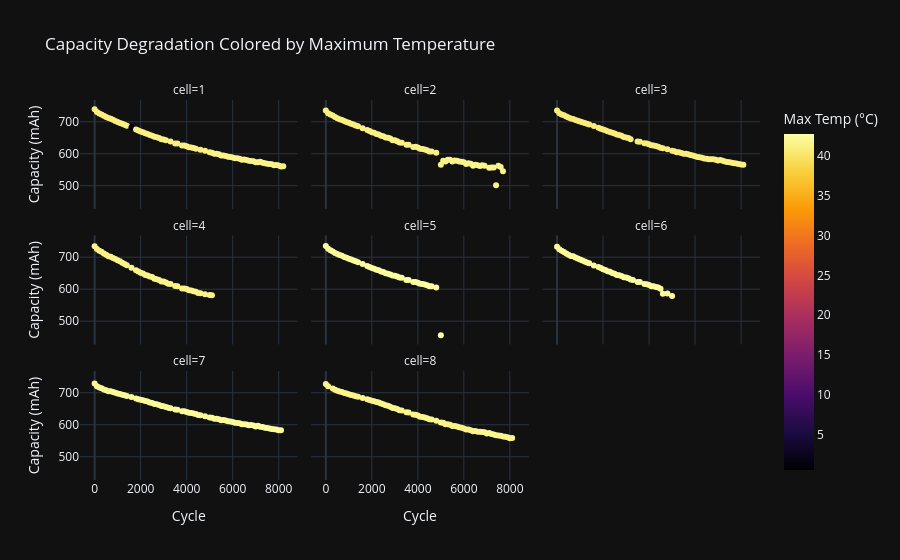

Source (notebook cell):
### Code cell
fig_thermal = px.scatter(
    df_clean, 
    x="cyc", 
    y="capacity_mAh", 
    color="Tmax_C",
    facet_col="cell",
    facet_col_wrap=3,
    color_continuous_scale="inferno",
    title="Capacity Degradation Colored by Maximum Temperature",
    labels={
        "cyc": "Cycle", 
        "capacity_mAh": "Capacity (mAh)", 
        "Tmax_C": "Max Temp (°C)"
    }
)

fig_thermal.update_layout(template="plotly_dark")
fig_thermal.show()
